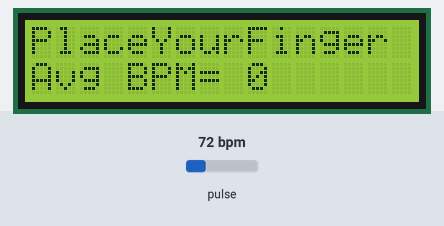
Simulated run of this sketch. Board: Arduino Uno, built with avr-gcc and run on an emulated ATmega328P. Parts: 16×2 character LCD. The inputs (shaded band) are chosen by the test bench; at power-on: pulse 72 bpm.

Above: at 1.2 s.
1.3 s: pulse set to 42 bpm
At 3.3 s:
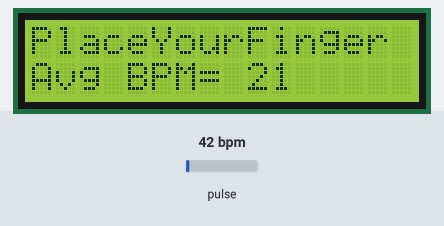
4.3 s: pulse set to 100 bpm
At 4.8 s:
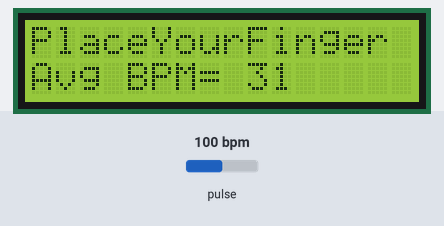
6.5 s: pulse set to 70 bpm
At 11.4 s:
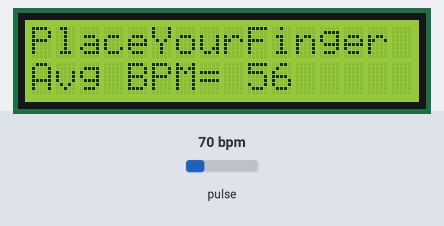
Timing chart, 0 to 12.9 s (numbered marks = the images above; inputs shaded):
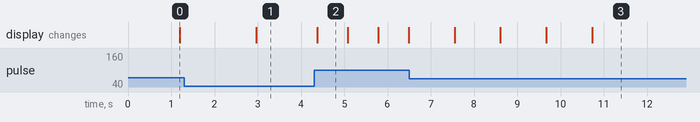

Measured:
- after the input at 6.5 s, the display: first changes after 1.1 s (image 3 shows a later state)
- what the display in image 2 shows lasts 0.7 s, from 4.4 s to 5.1 s

The sketch:

max30102_lcd.ino
```cpp
#include <Wire.h>
#include <LiquidCrystal_I2C.h>

const uint8_t I2C_ADDRESS =0x27;
const uint8_t LCD_CHAR= 16;
const uint8_t LCD_ROW= 2;
LiquidCrystal_I2C lcd(I2C_ADDRESS, LCD_CHAR,LCD_ROW);

#include "MAX30105.h"

#include "heartRate.h"

MAX30105 particleSensor;

const byte RATE_SIZE = 4; //Increase this for more averaging. 4 is good.
byte rates[RATE_SIZE]; //Array of heart rates
byte rateSpot = 0;
long lastBeat = 0; //Time at which the last beat occurred

float beatsPerMinute;
int beatAvg;
int IR = 7;

void setup()
{
    Wire.begin();
  lcd.begin();
  pinMode(IR, INPUT);

  // Turn on the blacklight and print a message.
  lcd.backlight();

  lcd.print("Initializing...");

  // Initialize sensor
  if (!particleSensor.begin(Wire, I2C_SPEED_FAST)) //Use default I2C port, 400kHz speed
  {
    lcd.print("MAX30105 was not found. Please check wiring/power. ");
    while (1);
  }
  lcd.clear();
  lcd.print("Place Finger.");

  particleSensor.setup(); //Configure sensor with default settings
  particleSensor.setPulseAmplitudeRed(0x0A); //Turn Red LED to low to indicate sensor is running
  particleSensor.setPulseAmplitudeGreen(0); //Turn off Green LED

}

void getBP()
{

long irValue = particleSensor.getIR();

  if (checkForBeat(irValue) == true)
  {
    //We sensed a beat!
    long delta = millis() - lastBeat;
    lastBeat = millis();

    beatsPerMinute = 60 / (delta / 1000.0);

    if (beatsPerMinute < 255 && beatsPerMinute > 20)
    {
      rates[rateSpot++] = (byte)beatsPerMinute; //Store this reading in the array
      rateSpot %= RATE_SIZE; //Wrap variable

      //Take average of readings
      beatAvg = 0;
      for (byte x = 0 ; x < RATE_SIZE ; x++)
        beatAvg += rates[x];
      beatAvg /= RATE_SIZE;
    }
  }

  Serial.print("IR=");
  Serial.print(irValue);
  Serial.print(", BPM=");
  Serial.print(beatsPerMinute);
  Serial.print(", Avg BPM=");
  Serial.print(beatAvg);

    lcd.clear();
    lcd.print("PlaceYourFinger");
    lcd.setCursor(0, 1);
    lcd.print("Avg BPM= ");
    clearCharacters(1, 9, LCD_CHAR - 1 );
    lcd.setCursor (9, 1);
    lcd.print(beatAvg);
    delay(300);

  if (irValue < 50000)
  {
    Serial.print(" No finger?");

  Serial.println();
}
}
  void clearCharacters(uint8_t row,uint8_t start, uint8_t stop )
{
    for (int i=start; i<=stop; i++)
    {
    lcd.setCursor (i,row); //
    lcd.write(254);
    }

}//clearCharacters
void loop()
{
     getBP();
}
```
